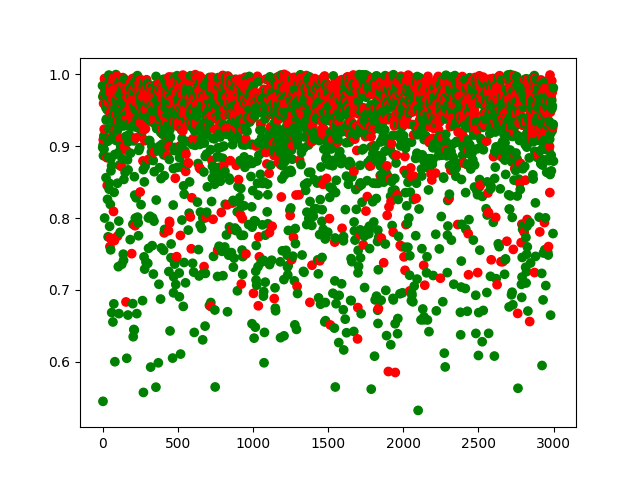

Source code (Python):
import torch
import pandas as pd
from transformers import AutoTokenizer, AlbertModel
import matplotlib.pyplot as plt
import numpy as np
from matplotlib.colors import ListedColormap

# Load the Quora Question Pairs dataset
# https://www.kaggle.com/c/quora-question-pairs/data

df = pd.read_csv("train.csv", keep_default_na=False).head(3000)

if torch.cuda.is_available():
    device_type = "cuda"
elif torch.has_mps:
    device_type = "mps"
else:
    device_type = "cpu"


device = torch.device(device_type)

# Load the tokenizer
tokenizer = AutoTokenizer.from_pretrained("albert-base-v2")

# Tokenize the questions and convert them to tensors
inputs = []
inputs.append(tokenizer(list(df['question1'].values), truncation=True, padding=True, return_tensors='pt').to(device))
inputs.append(tokenizer(list(df['question2'].values), truncation=True, padding=True, return_tensors='pt').to(device))

# print(list(map(tokenizer.convert_ids_to_tokens, inputs[0]["input_ids"].to('cpu'))), list(map(tokenizer.convert_ids_to_tokens, inputs[1]["input_ids"].to('cpu'))))

model = AlbertModel.from_pretrained("albert-base-v2").to(device)

cos = torch.nn.CosineSimilarity(dim=1, eps=1e-6)
with torch.no_grad():
    q1embedding = model(**inputs[0])[0]
    q2embedding = model(**inputs[1])[0]
    output = cos(q1embedding[:, 0, :], q2embedding[:, 0, :])
    print(q1embedding[:, 0, :], q2embedding[:, 0, :])

output = output.to("cpu")
cutoffs = [0.7, 0.75, 0.8, 0.85, 0.9, 0.95]
scores = np.empty((len(cutoffs), 3))
for i, cutoff in enumerate(cutoffs):
    tp = 0
    tn = 0
    fp = 0
    fn = 0
    for j in range(len(df)):
        if output[j] >= cutoff:
            if df["is_duplicate"].iloc[j] == 1:
                tp += 1
            else:
                fp += 1
        else:
            if df["is_duplicate"].iloc[j] == 1:
                fn += 1
            else:
                tn += 1
    p = tp/(tp+fp)
    r = tp/(tp+fn)
    f1 = 2 * (p * r) / (p + r)
    scores[i] = [p, r, f1]

t = np.arange(len(df))
plt.scatter(t, output.to("cpu"), c=list(df["is_duplicate"]), cmap=ListedColormap(["green","red"]))
plt.savefig('test.png')

plt.clf()
plt.plot(cutoffs, scores[:, 0], label="Precision")
plt.plot(cutoffs, scores[:, 1], label="Recall")
plt.plot(cutoffs, scores[:, 2], label="F1")
plt.legend()
plt.xlabel("Cosine Similarity Cutoff")
plt.ylabel("Score")

plt.savefig("test2.png")
